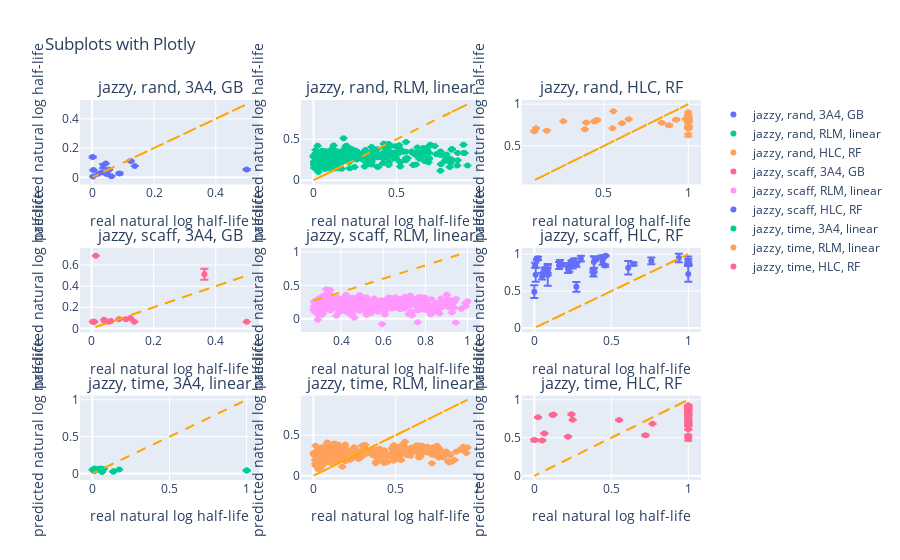

Here is the notebook cell this chart was saved with:
### Code cell
_type = "jazzy"
subplot_titles = []
# generate plot titles
for splitter in splitters:
    for isozyme in isozymes:
        model_id = best_models[_type][splitter][isozyme][0]
        title = f'{_type}, {splitter}, {isozyme}, {model_id}'
        subplot_titles.append(title)

# Create a 20x3 grid of subplots
fig = sp.make_subplots(rows=3, cols=3, subplot_titles=subplot_titles)

plot_counter = 0
# Loop through each subplot and plot different data

for splitter in splitters:
    for isozyme in isozymes:
        model_id = best_models[_type][splitter][isozyme][0]
        plot_x = halflives[_type][splitter][isozyme]["test"]
        plot_y = y_predicted[_type][splitter][isozyme][model_id]
        std = stds[_type][splitter][isozyme][model_id]

        # Plot the data
        scatter_trace = go.Scatter(
            x=plot_x,
            y=plot_y,
            mode='markers',
            error_y=dict(type='data', array=std, visible=True),
            name=f'{_type}, {splitter}, {isozyme}, {model_id}'
        )

        # Add the diagonal line
        diagonal_trace = go.Scatter(
            x=plot_x,
            y=plot_x,
            mode='lines',
            line=dict(color='orange', dash='dash'),
            showlegend=False
        )

        # Add the traces to the subplot
        fig.add_trace(scatter_trace, row=plot_counter // 3 + 1, col=plot_counter % 3 + 1)
        fig.add_trace(diagonal_trace, row=plot_counter // 3 + 1, col=plot_counter % 3 + 1)

        # Customize the subplot
        fig.update_xaxes(title_text='real natural log half-life', row=plot_counter // 3 + 1, col=plot_counter % 3 + 1)
        fig.update_yaxes(title_text='predicted natural log half-life', row=plot_counter // 3 + 1, col=plot_counter % 3 + 1)

        plot_counter += 1

# Update layout
fig.update_layout(height=1500, title_text="Subplots with Plotly")
fig.show()

### Figure 1 — Plotly figure (JSON) as saved in the notebook; plotly's stock layout.template omitted (floating-point values rounded to 4 significant figures; data arrays with more than 128 entries replaced by an {"elided": "..."} marker saying what was removed)
{"data": [{"error_y": {"array": [0.001777, 4.006e-18, 0.00436, 0.003578, 0.001437, 0.007022, 0.007022, 0.01411, 1.388e-17, 8.674e-19, 0.002035, 0.003943, 0.001749, 0], "type": "data", "visible": true}, "mode": "markers", "name": "jazzy, rand, 3A4, GB", "type": "scatter", "x": [0.06226, 0.05503, 0.001834, 0.1245, 0.02001, 0.03558, 0.08838, 0.03558, 0.04392, 0.002779, 0.004168, 0.4997, 0.04669, 0.1379], "xaxis": "x", "y": [0.008241, 0.05238, 0.1389, 0.1114, 0.02391, 0.03564, 0.02608, 0.0769, 0.09414, 0.006008, 0.04948, 0.05374, 0.02284, 0.07746], "yaxis": "y"}, {"line": {"color": "orange", "dash": "dash"}, "mode": "lines", "showlegend": false, "type": "scatter", "x": [0.06226, 0.05503, 0.001834, 0.1245, 0.02001, 0.03558, 0.08838, 0.03558, 0.04392, 0.002779, 0.004168, 0.4997, 0.04669, 0.1379], "xaxis": "x", "y": [0.06226, 0.05503, 0.001834, 0.1245, 0.02001, 0.03558, 0.08838, 0.03558, 0.04392, 0.002779, 0.004168, 0.4997, 0.04669, 0.1379], "yaxis": "y"}, {"error_y": {"array": {"elided": "356 float values"}, "type": "data", "visible": true}, "mode": "markers", "name": "jazzy, rand, RLM, linear", "type": "scatter", "x": {"elided": "356 float values"}, "xaxis": "x2", "y": {"elided": "356 float values"}, "yaxis": "y2"}, {"line": {"color": "orange", "dash": "dash"}, "mode": "lines", "showlegend": false, "type": "scatter", "x": {"elided": "356 float values"}, "xaxis": "x2", "y": {"elided": "356 float values"}, "yaxis": "y2"}, {"error_y": {"array": [0.01089, 0.009651, 0.008247, 0.003601, 0.004489, 0.00246, 0.0151, 0.007112, 0.002893, 0.007416, 0.002055, 0.003924, 0.0114, 0.001348, 0.002769, 0.006234, 0.001436, 0.002582, 0.003613, 0.007373, 0.01049, 0.007727, 0.01188, 0.005432, 0.0029, 0.001864, 0.007197, 0.0001932, 0.00242, 0.003675, 0.0002632, 0.001841, 0.001647, 0.005205, 0.001798, 0.005723, 0.006153, 0.002621], "type": "data", "visible": true}, "mode": "markers", "name": "jazzy, rand, HLC, RF", "type": "scatter", "x": [1, 0.9279, 0.4431, 0.387, 1, 1, 1, 1, 0.395, 1, 1, 0.09698, 0.8852, 1, 1, 1, 1, 1, 0.6468, 1, 1, 1, 1, 0.46, 1, 0.5507, 0.08719, 1, 0.6068, 0.161, 0.556, 0.2589, 1, 1, 0.984, 0.8425, 1, 1], "xaxis": "x3", "y": [0.7254, 0.815, 0.7939, 0.6993, 0.8305, 0.8227, 0.6289, 0.8149, 0.7804, 0.8633, 0.8059, 0.7108, 0.7471, 0.7879, 0.7837, 0.7791, 0.7381, 0.8062, 0.8191, 0.8051, 0.7163, 0.7217, 0.7132, 0.81, 0.8674, 0.7104, 0.6757, 0.9032, 0.7716, 0.6826, 0.9158, 0.795, 0.704, 0.8204, 0.8206, 0.7787, 0.841, 0.7365], "yaxis": "y3"}, {"line": {"color": "orange", "dash": "dash"}, "mode": "lines", "showlegend": false, "type": "scatter", "x": [1, 0.9279, 0.4431, 0.387, 1, 1, 1, 1, 0.395, 1, 1, 0.09698, 0.8852, 1, 1, 1, 1, 1, 0.6468, 1, 1, 1, 1, 0.46, 1, 0.5507, 0.08719, 1, 0.6068, 0.161, 0.556, 0.2589, 1, 1, 0.984, 0.8425, 1, 1], "xaxis": "x3", "y": [1, 0.9279, 0.4431, 0.387, 1, 1, 1, 1, 0.395, 1, 1, 0.09698, 0.8852, 1, 1, 1, 1, 1, 0.6468, 1, 1, 1, 1, 0.46, 1, 0.5507, 0.08719, 1, 0.6068, 0.161, 0.556, 0.2589, 1, 1, 0.984, 0.8425, 1, 1], "yaxis": "y3"}, {"error_y": {"array": [8.012e-18, 0, 0, 8.012e-18, 0, 0, 0, 0, 0.05262, 1.11e-16, 0, 0, 0, 0], "type": "data", "visible": true}, "mode": "markers", "name": "jazzy, scaff, 3A4, GB", "type": "scatter", "x": [0.04002, 0.008616, 0.04392, 0.06226, 0.003613, 0.1106, 0.08838, 0.4997, 0.3635, 0.01334, 0.1379, 0.1245, 0.006948, 0.05503], "xaxis": "x4", "y": [0.08068, 0.0625, 0.0625, 0.06912, 0.0625, 0.086, 0.086, 0.0625, 0.5128, 0.688, 0.0625, 0.09755, 0.0625, 0.0625], "yaxis": "y4"}, {"line": {"color": "orange", "dash": "dash"}, "mode": "lines", "showlegend": false, "type": "scatter", "x": [0.04002, 0.008616, 0.04392, 0.06226, 0.003613, 0.1106, 0.08838, 0.4997, 0.3635, 0.01334, 0.1379, 0.1245, 0.006948, 0.05503], "xaxis": "x4", "y": [0.04002, 0.008616, 0.04392, 0.06226, 0.003613, 0.1106, 0.08838, 0.4997, 0.3635, 0.01334, 0.1379, 0.1245, 0.006948, 0.05503], "yaxis": "y4"}, {"error_y": {"array": {"elided": "356 float values"}, "type": "data", "visible": true}, "mode": "markers", "name": "jazzy, scaff, RLM, linear", "type": "scatter", "x": {"elided": "356 float values"}, "xaxis": "x5", "y": {"elided": "356 float values"}, "yaxis": "y5"}, {"line": {"color": "orange", "dash": "dash"}, "mode": "lines", "showlegend": false, "type": "scatter", "x": {"elided": "356 float values"}, "xaxis": "x5", "y": {"elided": "356 float values"}, "yaxis": "y5"}, {"error_y": {"array": [0.01525, 0.0213, 0.03903, 0.002946, 0.02306, 0.05647, 0.02414, 0.03501, 0.07738, 0.02217, 0.02419, 0.0349, 0.03855, 0.06053, 0.02655, 0.006433, 0.02348, 0.006757, 0.04781, 0.06712, 0.03885, 0.04815, 0.147, 0.06543, 0.06608, 0.04641, 0.03419, 0.04451, 0.00936, 0.02248, 0.09266, 0.08675, 0.0322, 0.05776, 0.1064, 0.02685, 0.0218, 0.09242], "type": "data", "visible": true}, "mode": "markers", "name": "jazzy, scaff, HLC, RF", "type": "scatter", "x": [0.46, 1, 0.4431, 1, 0.4359, 0.9386, 0.395, 1, 0.387, 0.1833, 0.3843, 0.3843, 0.3025, 1, 0.274, 0.2411, 0.2589, 0.4626, 0.2278, 0.2189, 0.1673, 0.161, 0.08719, 0.2731, 0.08719, 0.7598, 0.0863, 0.05071, 0.01779, 0.02402, 0.008897, 0, 0.005338, 0.2491, 1, 0.06495, 0.645, 0.6103], "xaxis": "x6", "y": [0.8466, 0.8759, 0.8964, 0.8604, 0.958, 0.9487, 0.9323, 0.9011, 0.8935, 0.8581, 0.7756, 0.7319, 0.9405, 0.9063, 0.8568, 0.9032, 0.9172, 0.9786, 0.8083, 0.8107, 0.8831, 0.8467, 0.7196, 0.5576, 0.7814, 0.9089, 0.7797, 0.7009, 0.9278, 0.9441, 0.7207, 0.4923, 0.8504, 0.8645, 0.7327, 0.7941, 0.8667, 0.8161], "yaxis": "y6"}, {"line": {"color": "orange", "dash": "dash"}, "mode": "lines", "showlegend": false, "type": "scatter", "x": [0.46, 1, 0.4431, 1, 0.4359, 0.9386, 0.395, 1, 0.387, 0.1833, 0.3843, 0.3843, 0.3025, 1, 0.274, 0.2411, 0.2589, 0.4626, 0.2278, 0.2189, 0.1673, 0.161, 0.08719, 0.2731, 0.08719, 0.7598, 0.0863, 0.05071, 0.01779, 0.02402, 0.008897, 0, 0.005338, 0.2491, 1, 0.06495, 0.645, 0.6103], "xaxis": "x6", "y": [0.46, 1, 0.4431, 1, 0.4359, 0.9386, 0.395, 1, 0.387, 0.1833, 0.3843, 0.3843, 0.3025, 1, 0.274, 0.2411, 0.2589, 0.4626, 0.2278, 0.2189, 0.1673, 0.161, 0.08719, 0.2731, 0.08719, 0.7598, 0.0863, 0.05071, 0.01779, 0.02402, 0.008897, 0, 0.005338, 0.2491, 1, 0.06495, 0.645, 0.6103], "yaxis": "y6"}, {"error_y": {"array": [0, 0, 0, 0, 0, 0, 0, 0, 0, 0, 0, 0, 0, 0], "type": "data", "visible": true}, "mode": "markers", "name": "jazzy, time, 3A4, linear", "type": "scatter", "x": [0.1384, 0.01334, 0.002779, 1.0, 0.07449, 0.1356, 1.0, 0.1745, 0.05226, 0.03558, 0.01334, 0.002779, 0.02724, 0.06336], "xaxis": "x7", "y": [0.03334, 0.06917, 0.05313, 0.04053, 0.061, 0.02545, 0.04053, 0.05626, 0.06949, 0.05411, 0.03093, 0.05313, 0.06297, 0.02116], "yaxis": "y7"}, {"line": {"color": "orange", "dash": "dash"}, "mode": "lines", "showlegend": false, "type": "scatter", "x": [0.1384, 0.01334, 0.002779, 1.0, 0.07449, 0.1356, 1.0, 0.1745, 0.05226, 0.03558, 0.01334, 0.002779, 0.02724, 0.06336], "xaxis": "x7", "y": [0.1384, 0.01334, 0.002779, 1.0, 0.07449, 0.1356, 1.0, 0.1745, 0.05226, 0.03558, 0.01334, 0.002779, 0.02724, 0.06336], "yaxis": "y7"}, {"error_y": {"array": {"elided": "353 float values"}, "type": "data", "visible": true}, "mode": "markers", "name": "jazzy, time, RLM, linear", "type": "scatter", "x": {"elided": "353 float values"}, "xaxis": "x8", "y": {"elided": "353 float values"}, "yaxis": "y8"}, {"line": {"color": "orange", "dash": "dash"}, "mode": "lines", "showlegend": false, "type": "scatter", "x": {"elided": "353 float values"}, "xaxis": "x8", "y": {"elided": "353 float values"}, "yaxis": "y8"}, {"error_y": {"array": [0.01266, 0.004189, 0.001085, 0.006824, 0.006928, 0.004858, 0.007831, 0.004711, 0.01557, 0.004364, 0.005548, 0.004408, 0.01545, 0.01669, 0.004736, 0.001527, 0.004816, 0.003536, 0.001555, 0.004422, 0.01038, 0.002745, 0.001575, 0.00282, 0.00343, 0.004524, 0.004741, 0.005713, 0.004099, 0.001772, 0.005564, 0.003526, 0.002578, 0.004804, 0.003518, 0.004447, 0.006972, 0.01109], "type": "data", "visible": true}, "mode": "markers", "name": "jazzy, time, HLC, RF", "type": "scatter", "x": [0.7215, 0.1246, 1, 0.2411, 0.1192, 1, 0.05071, 0.02402, 0, 0.2491, 0.06495, 0.2189, 1, 1, 1, 1, 1, 1, 1, 1, 1, 1, 1, 1, 1, 1, 1, 1, 1, 1, 1, 1, 1, 1, 0.7678, 0.5507, 1, 1], "xaxis": "x9", "y": [0.5321, 0.8066, 0.7992, 0.8093, 0.8012, 0.6636, 0.4652, 0.7698, 0.4693, 0.7376, 0.5574, 0.5152, 0.7849, 0.4794, 0.6792, 0.876, 0.8932, 0.7039, 0.803, 0.6707, 0.6605, 0.9203, 0.9248, 0.9158, 0.8417, 0.7488, 0.9262, 0.7544, 0.8402, 0.7113, 0.53, 0.7218, 0.8891, 0.6108, 0.6853, 0.7328, 0.8061, 0.8626], "yaxis": "y9"}, {"line": {"color": "orange", "dash": "dash"}, "mode": "lines", "showlegend": false, "type": "scatter", "x": [0.7215, 0.1246, 1, 0.2411, 0.1192, 1, 0.05071, 0.02402, 0, 0.2491, 0.06495, 0.2189, 1, 1, 1, 1, 1, 1, 1, 1, 1, 1, 1, 1, 1, 1, 1, 1, 1, 1, 1, 1, 1, 1, 0.7678, 0.5507, 1, 1], "xaxis": "x9", "y": [0.7215, 0.1246, 1, 0.2411, 0.1192, 1, 0.05071, 0.02402, 0, 0.2491, 0.06495, 0.2189, 1, 1, 1, 1, 1, 1, 1, 1, 1, 1, 1, 1, 1, 1, 1, 1, 1, 1, 1, 1, 1, 1, 0.7678, 0.5507, 1, 1], "yaxis": "y9"}], "layout": {"annotations": [{"font": {"size": 16}, "showarrow": false, "text": "jazzy, rand, 3A4, GB", "x": 0.1444, "xanchor": "center", "xref": "paper", "y": 1, "yanchor": "bottom", "yref": "paper"}, {"font": {"size": 16}, "showarrow": false, "text": "jazzy, rand, RLM, linear", "x": 0.5, "xanchor": "center", "xref": "paper", "y": 1, "yanchor": "bottom", "yref": "paper"}, {"font": {"size": 16}, "showarrow": false, "text": "jazzy, rand, HLC, RF", "x": 0.8556, "xanchor": "center", "xref": "paper", "y": 1, "yanchor": "bottom", "yref": "paper"}, {"font": {"size": 16}, "showarrow": false, "text": "jazzy, scaff, 3A4, GB", "x": 0.1444, "xanchor": "center", "xref": "paper", "y": 0.6111, "yanchor": "bottom", "yref": "paper"}, {"font": {"size": 16}, "showarrow": false, "text": "jazzy, scaff, RLM, linear", "x": 0.5, "xanchor": "center", "xref": "paper", "y": 0.6111, "yanchor": "bottom", "yref": "paper"}, {"font": {"size": 16}, "showarrow": false, "text": "jazzy, scaff, HLC, RF", "x": 0.8556, "xanchor": "center", "xref": "paper", "y": 0.6111, "yanchor": "bottom", "yref": "paper"}, {"font": {"size": 16}, "showarrow": false, "text": "jazzy, time, 3A4, linear", "x": 0.1444, "xanchor": "center", "xref": "paper", "y": 0.2222, "yanchor": "bottom", "yref": "paper"}, {"font": {"size": 16}, "showarrow": false, "text": "jazzy, time, RLM, linear", "x": 0.5, "xanchor": "center", "xref": "paper", "y": 0.2222, "yanchor": "bottom", "yref": "paper"}, {"font": {"size": 16}, "showarrow": false, "text": "jazzy, time, HLC, RF", "x": 0.8556, "xanchor": "center", "xref": "paper", "y": 0.2222, "yanchor": "bottom", "yref": "paper"}], "autosize": true, "title": {"text": "Subplots with Plotly"}, "xaxis": {"anchor": "y", "autorange": true, "domain": [0, 0.2889], "range": [-0.0324, 0.534], "title": {"text": "real natural log half-life"}, "type": "linear"}, "xaxis2": {"anchor": "y2", "autorange": true, "domain": [0.3556, 0.6444], "range": [-0.06367, 0.9897], "title": {"text": "real natural log half-life"}, "type": "linear"}, "xaxis3": {"anchor": "y3", "autorange": true, "domain": [0.7111, 1], "range": [0.02443, 1.063], "title": {"text": "real natural log half-life"}, "type": "linear"}, "xaxis4": {"anchor": "y4", "autorange": true, "domain": [0, 0.2889], "range": [-0.0305, 0.5338], "title": {"text": "real natural log half-life"}, "type": "linear"}, "xaxis5": {"anchor": "y5", "autorange": true, "domain": [0.3556, 0.6444], "range": [0.2193, 1.05], "title": {"text": "real natural log half-life"}, "type": "linear"}, "xaxis6": {"anchor": "y6", "autorange": true, "domain": [0.7111, 1], "range": [-0.06875, 1.069], "title": {"text": "real natural log half-life"}, "type": "linear"}, "xaxis7": {"anchor": "y7", "autorange": true, "domain": [0, 0.2889], "range": [-0.06578, 1.069], "title": {"text": "real natural log half-life"}, "type": "linear"}, "xaxis8": {"anchor": "y8", "autorange": true, "domain": [0.3556, 0.6444], "range": [-0.06401, 1.001], "title": {"text": "real natural log half-life"}, "type": "linear"}, "xaxis9": {"anchor": "y9", "autorange": true, "domain": [0.7111, 1], "range": [-0.06875, 1.069], "title": {"text": "real natural log half-life"}, "type": "linear"}, "yaxis": {"anchor": "x", "autorange": true, "domain": [0.7778, 1], "range": [-0.02893, 0.5275], "title": {"text": "predicted natural log half-life"}, "type": "linear"}, "yaxis2": {"anchor": "x2", "autorange": true, "domain": [0.7778, 1], "range": [-0.05145, 0.9775], "title": {"text": "predicted natural log half-life"}, "type": "linear"}, "yaxis3": {"anchor": "x3", "autorange": true, "domain": [0.7778, 1], "range": [0.03648, 1.051], "title": {"text": "predicted natural log half-life"}, "type": "linear"}, "yaxis4": {"anchor": "x4", "autorange": true, "domain": [0.3889, 0.6111], "range": [-0.03496, 0.7364], "title": {"text": "predicted natural log half-life"}, "type": "linear"}, "yaxis5": {"anchor": "x5", "autorange": true, "domain": [0.3889, 0.6111], "range": [-0.1583, 1.061], "title": {"text": "predicted natural log half-life"}, "type": "linear"}, "yaxis6": {"anchor": "x6", "autorange": true, "domain": [0.3889, 0.6111], "range": [-0.05584, 1.061], "title": {"text": "predicted natural log half-life"}, "type": "linear"}, "yaxis7": {"anchor": "x7", "autorange": true, "domain": [0, 0.2222], "range": [-0.05262, 1.055], "title": {"text": "predicted natural log half-life"}, "type": "linear"}, "yaxis8": {"anchor": "x8", "autorange": true, "domain": [0, 0.2222], "range": [-0.05166, 0.9884], "title": {"text": "predicted natural log half-life"}, "type": "linear"}, "yaxis9": {"anchor": "x9", "autorange": true, "domain": [0, 0.2222], "range": [-0.05556, 1.056], "title": {"text": "predicted natural log half-life"}, "type": "linear"}}}
